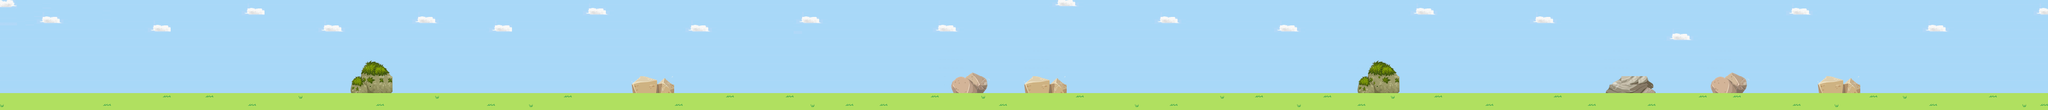

This is a level from a 2D game, rendered from its Tiled map with the project's own tilesets. A one-line summary and the map file follow, with tile-layer data summarised:
An orthogonal 240x13 tile map with 16x16 px tiles, 2 tile layers (background, graphics), 3 tilesets and 10 objects.

<map version="1.8" tiledversion="1.8.5" orientation="orthogonal" renderorder="right-down" width="240" height="13" tilewidth="16" tileheight="16" infinite="0" nextlayerid="6" nextobjectid="72">
 <tileset firstgid="1" source="DS DSi - Jump Super Stars - Stage 08.tsx" />
 <tileset firstgid="815" source="DS DSi - Jump Super Stars - Stage 12.tsx" />
 <tileset firstgid="2041" source="87571252-verschiedene-formen-des-steins-mit-moosillustration-removebg-preview.tsx" />
 <layer id="1" name="background" width="240" height="13">
  <data>[3120 cells, 3120 non-empty, 12 distinct tile ids]</data>
 </layer>
 <layer id="2" name="graphics" width="240" height="13">
  <data>[3120 cells, 643 non-empty, 60 distinct tile ids]</data>
 </layer>
 <objectgroup id="4" name="stone">
  <object id="62" x="657.31" y="114.32" width="78.59" height="62.45" />
  <object id="63" x="1184.09" y="144.045" width="79.8629" height="31.7264" />
  <object id="64" x="1782.74" y="137.311" width="68.4" height="37.237" />
  <object id="65" x="1919.57" y="143.363" width="80.0596" height="31.6515" />
  <object id="66" x="2545.04" y="113.64" width="79.77" height="62.3" />
  <object id="67" x="3010.29" y="144.759" width="93.95" height="30.7205" />
  <object id="68" x="2933.35" y="265.779" />
  <object id="69" x="3206.52" y="137.24" width="68.94" height="38.31" />
  <object id="71" x="3408.12" y="143.828" width="79.1287" height="31.6515" />
 </objectgroup>
 <objectgroup id="3" name="ground">
  <object id="42" x="0" y="207.16" width="3840" height="-30.86" />
 </objectgroup>
</map>
